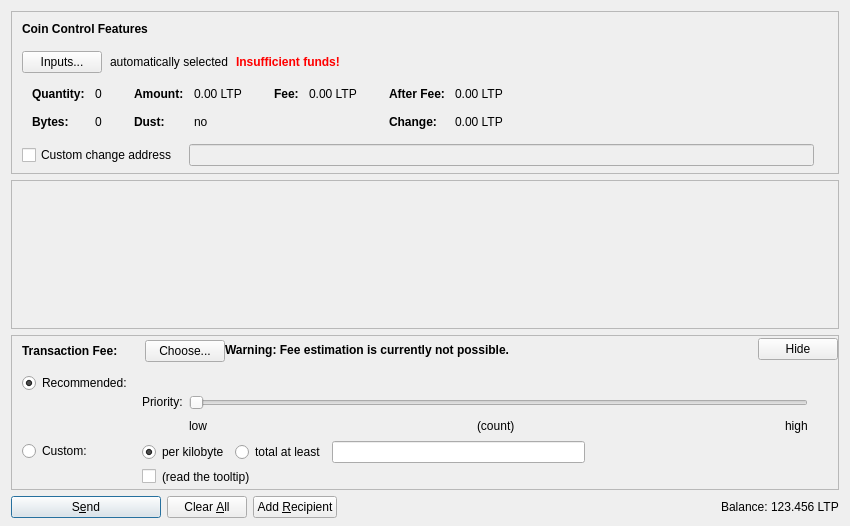
<?xml version="1.0" encoding="UTF-8"?>
<ui version="4.0">
 <class>SendCoinsDialog</class>
 <widget class="QDialog" name="SendCoinsDialog">
  <property name="geometry">
   <rect>
    <x>0</x>
    <y>0</y>
    <width>850</width>
    <height>526</height>
   </rect>
  </property>
  <property name="windowTitle">
   <string>Send Coins</string>
  </property>
  <layout class="QVBoxLayout" name="verticalLayout" stretch="0,1,0,0">
   <property name="bottomMargin">
    <number>8</number>
   </property>
   <item>
    <widget class="QFrame" name="frameCoinControl">
     <property name="sizePolicy">
      <sizepolicy hsizetype="Expanding" vsizetype="Expanding">
       <horstretch>0</horstretch>
       <verstretch>0</verstretch>
      </sizepolicy>
     </property>
     <property name="maximumSize">
      <size>
       <width>16777215</width>
       <height>16777215</height>
      </size>
     </property>
     <property name="frameShape">
      <enum>QFrame::StyledPanel</enum>
     </property>
     <property name="frameShadow">
      <enum>QFrame::Sunken</enum>
     </property>
     <layout class="QVBoxLayout" name="verticalLayoutCoinControl2">
      <property name="spacing">
       <number>0</number>
      </property>
      <property name="leftMargin">
       <number>0</number>
      </property>
      <property name="topMargin">
       <number>0</number>
      </property>
      <property name="rightMargin">
       <number>0</number>
      </property>
      <property name="bottomMargin">
       <number>6</number>
      </property>
      <item>
       <layout class="QVBoxLayout" name="verticalLayoutCoinControl" stretch="0,0,0,0,1">
        <property name="spacing">
         <number>0</number>
        </property>
        <property name="leftMargin">
         <number>10</number>
        </property>
        <property name="topMargin">
         <number>10</number>
        </property>
        <item>
         <layout class="QHBoxLayout" name="horizontalLayoutCoinControl1">
          <property name="bottomMargin">
           <number>15</number>
          </property>
          <item>
           <widget class="QLabel" name="labelCoinControlFeatures">
            <property name="sizePolicy">
             <sizepolicy hsizetype="Preferred" vsizetype="Maximum">
              <horstretch>0</horstretch>
              <verstretch>0</verstretch>
             </sizepolicy>
            </property>
            <property name="font">
             <font>
              <weight>75</weight>
              <bold>true</bold>
             </font>
            </property>
            <property name="styleSheet">
             <string notr="true">font-weight:bold;</string>
            </property>
            <property name="text">
             <string>Coin Control Features</string>
            </property>
           </widget>
          </item>
         </layout>
        </item>
        <item>
         <layout class="QHBoxLayout" name="horizontalLayoutCoinControl2" stretch="0,0,0,0">
          <property name="spacing">
           <number>8</number>
          </property>
          <property name="bottomMargin">
           <number>10</number>
          </property>
          <item>
           <widget class="QPushButton" name="pushButtonCoinControl">
            <property name="styleSheet">
             <string notr="true"/>
            </property>
            <property name="text">
             <string>Inputs...</string>
            </property>
            <property name="autoDefault">
             <bool>false</bool>
            </property>
           </widget>
          </item>
          <item>
           <widget class="QLabel" name="labelCoinControlAutomaticallySelected">
            <property name="text">
             <string>automatically selected</string>
            </property>
            <property name="margin">
             <number>5</number>
            </property>
           </widget>
          </item>
          <item>
           <widget class="QLabel" name="labelCoinControlInsuffFunds">
            <property name="font">
             <font>
              <weight>75</weight>
              <bold>true</bold>
             </font>
            </property>
            <property name="styleSheet">
             <string notr="true">color:red;font-weight:bold;</string>
            </property>
            <property name="text">
             <string>Insufficient funds!</string>
            </property>
            <property name="margin">
             <number>5</number>
            </property>
           </widget>
          </item>
          <item>
           <spacer name="horizontalSpacerCoinControl">
            <property name="orientation">
             <enum>Qt::Horizontal</enum>
            </property>
            <property name="sizeHint" stdset="0">
             <size>
              <width>40</width>
              <height>1</height>
             </size>
            </property>
           </spacer>
          </item>
         </layout>
        </item>
        <item>
         <widget class="QWidget" name="widgetCoinControl" native="true">
          <property name="sizePolicy">
           <sizepolicy hsizetype="Preferred" vsizetype="Preferred">
            <horstretch>0</horstretch>
            <verstretch>0</verstretch>
           </sizepolicy>
          </property>
          <property name="minimumSize">
           <size>
            <width>0</width>
            <height>0</height>
           </size>
          </property>
          <property name="styleSheet">
           <string notr="true"/>
          </property>
          <layout class="QHBoxLayout" name="horizontalLayoutCoinControl5">
           <property name="leftMargin">
            <number>0</number>
           </property>
           <property name="topMargin">
            <number>0</number>
           </property>
           <property name="rightMargin">
            <number>0</number>
           </property>
           <property name="bottomMargin">
            <number>0</number>
           </property>
           <item>
            <layout class="QHBoxLayout" name="horizontalLayoutCoinControl3" stretch="0,0,0,1">
             <property name="spacing">
              <number>20</number>
             </property>
             <property name="topMargin">
              <number>0</number>
             </property>
             <property name="bottomMargin">
              <number>10</number>
             </property>
             <item>
              <layout class="QFormLayout" name="formLayoutCoinControl1">
               <property name="horizontalSpacing">
                <number>10</number>
               </property>
               <property name="verticalSpacing">
                <number>14</number>
               </property>
               <property name="leftMargin">
                <number>10</number>
               </property>
               <property name="topMargin">
                <number>4</number>
               </property>
               <property name="rightMargin">
                <number>6</number>
               </property>
               <item row="0" column="0">
                <widget class="QLabel" name="labelCoinControlQuantityText">
                 <property name="font">
                  <font>
                   <weight>75</weight>
                   <bold>true</bold>
                  </font>
                 </property>
                 <property name="text">
                  <string>Quantity:</string>
                 </property>
                 <property name="margin">
                  <number>0</number>
                 </property>
                </widget>
               </item>
               <item row="0" column="1">
                <widget class="QLabel" name="labelCoinControlQuantity">
                 <property name="cursor">
                  <cursorShape>IBeamCursor</cursorShape>
                 </property>
                 <property name="contextMenuPolicy">
                  <enum>Qt::ActionsContextMenu</enum>
                 </property>
                 <property name="text">
                  <string notr="true">0</string>
                 </property>
                 <property name="margin">
                  <number>0</number>
                 </property>
                 <property name="textInteractionFlags">
                  <set>Qt::LinksAccessibleByMouse|Qt::TextSelectableByKeyboard|Qt::TextSelectableByMouse</set>
                 </property>
                </widget>
               </item>
               <item row="1" column="0">
                <widget class="QLabel" name="labelCoinControlBytesText">
                 <property name="font">
                  <font>
                   <weight>75</weight>
                   <bold>true</bold>
                  </font>
                 </property>
                 <property name="text">
                  <string>Bytes:</string>
                 </property>
                </widget>
               </item>
               <item row="1" column="1">
                <widget class="QLabel" name="labelCoinControlBytes">
                 <property name="cursor">
                  <cursorShape>IBeamCursor</cursorShape>
                 </property>
                 <property name="contextMenuPolicy">
                  <enum>Qt::ActionsContextMenu</enum>
                 </property>
                 <property name="text">
                  <string notr="true">0</string>
                 </property>
                 <property name="textInteractionFlags">
                  <set>Qt::LinksAccessibleByMouse|Qt::TextSelectableByKeyboard|Qt::TextSelectableByMouse</set>
                 </property>
                </widget>
               </item>
              </layout>
             </item>
             <item>
              <layout class="QFormLayout" name="formLayoutCoinControl2">
               <property name="horizontalSpacing">
                <number>10</number>
               </property>
               <property name="verticalSpacing">
                <number>14</number>
               </property>
               <property name="leftMargin">
                <number>6</number>
               </property>
               <property name="topMargin">
                <number>4</number>
               </property>
               <property name="rightMargin">
                <number>6</number>
               </property>
               <item row="0" column="0">
                <widget class="QLabel" name="labelCoinControlAmountText">
                 <property name="font">
                  <font>
                   <weight>75</weight>
                   <bold>true</bold>
                  </font>
                 </property>
                 <property name="text">
                  <string>Amount:</string>
                 </property>
                 <property name="margin">
                  <number>0</number>
                 </property>
                </widget>
               </item>
               <item row="0" column="1">
                <widget class="QLabel" name="labelCoinControlAmount">
                 <property name="cursor">
                  <cursorShape>IBeamCursor</cursorShape>
                 </property>
                 <property name="contextMenuPolicy">
                  <enum>Qt::ActionsContextMenu</enum>
                 </property>
                 <property name="text">
                  <string notr="true">0.00 LTP</string>
                 </property>
                 <property name="textInteractionFlags">
                  <set>Qt::LinksAccessibleByMouse|Qt::TextSelectableByKeyboard|Qt::TextSelectableByMouse</set>
                 </property>
                </widget>
               </item>
               <item row="1" column="0">
                <widget class="QLabel" name="labelCoinControlLowOutputText">
                 <property name="font">
                  <font>
                   <weight>75</weight>
                   <bold>true</bold>
                  </font>
                 </property>
                 <property name="text">
                  <string>Dust:</string>
                 </property>
                </widget>
               </item>
               <item row="1" column="1">
                <widget class="QLabel" name="labelCoinControlLowOutput">
                 <property name="cursor">
                  <cursorShape>IBeamCursor</cursorShape>
                 </property>
                 <property name="contextMenuPolicy">
                  <enum>Qt::ActionsContextMenu</enum>
                 </property>
                 <property name="text">
                  <string notr="true">no</string>
                 </property>
                 <property name="textInteractionFlags">
                  <set>Qt::LinksAccessibleByMouse|Qt::TextSelectableByKeyboard|Qt::TextSelectableByMouse</set>
                 </property>
                </widget>
               </item>
              </layout>
             </item>
             <item>
              <layout class="QFormLayout" name="formLayoutCoinControl3">
               <property name="horizontalSpacing">
                <number>10</number>
               </property>
               <property name="verticalSpacing">
                <number>14</number>
               </property>
               <property name="leftMargin">
                <number>6</number>
               </property>
               <property name="topMargin">
                <number>4</number>
               </property>
               <property name="rightMargin">
                <number>6</number>
               </property>
               <item row="0" column="0">
                <widget class="QLabel" name="labelCoinControlFeeText">
                 <property name="font">
                  <font>
                   <weight>75</weight>
                   <bold>true</bold>
                  </font>
                 </property>
                 <property name="text">
                  <string>Fee:</string>
                 </property>
                 <property name="margin">
                  <number>0</number>
                 </property>
                </widget>
               </item>
               <item row="0" column="1">
                <widget class="QLabel" name="labelCoinControlFee">
                 <property name="cursor">
                  <cursorShape>IBeamCursor</cursorShape>
                 </property>
                 <property name="contextMenuPolicy">
                  <enum>Qt::ActionsContextMenu</enum>
                 </property>
                 <property name="text">
                  <string notr="true">0.00 LTP</string>
                 </property>
                 <property name="textInteractionFlags">
                  <set>Qt::LinksAccessibleByMouse|Qt::TextSelectableByKeyboard|Qt::TextSelectableByMouse</set>
                 </property>
                </widget>
               </item>
              </layout>
             </item>
             <item>
              <layout class="QFormLayout" name="formLayoutCoinControl4">
               <property name="horizontalSpacing">
                <number>10</number>
               </property>
               <property name="verticalSpacing">
                <number>14</number>
               </property>
               <property name="leftMargin">
                <number>6</number>
               </property>
               <property name="topMargin">
                <number>4</number>
               </property>
               <property name="rightMargin">
                <number>6</number>
               </property>
               <item row="0" column="0">
                <widget class="QLabel" name="labelCoinControlAfterFeeText">
                 <property name="font">
                  <font>
                   <weight>75</weight>
                   <bold>true</bold>
                  </font>
                 </property>
                 <property name="text">
                  <string>After Fee:</string>
                 </property>
                 <property name="margin">
                  <number>0</number>
                 </property>
                </widget>
               </item>
               <item row="0" column="1">
                <widget class="QLabel" name="labelCoinControlAfterFee">
                 <property name="cursor">
                  <cursorShape>IBeamCursor</cursorShape>
                 </property>
                 <property name="contextMenuPolicy">
                  <enum>Qt::ActionsContextMenu</enum>
                 </property>
                 <property name="text">
                  <string notr="true">0.00 LTP</string>
                 </property>
                 <property name="textInteractionFlags">
                  <set>Qt::LinksAccessibleByMouse|Qt::TextSelectableByKeyboard|Qt::TextSelectableByMouse</set>
                 </property>
                </widget>
               </item>
               <item row="1" column="0">
                <widget class="QLabel" name="labelCoinControlChangeText">
                 <property name="font">
                  <font>
                   <weight>75</weight>
                   <bold>true</bold>
                  </font>
                 </property>
                 <property name="text">
                  <string>Change:</string>
                 </property>
                </widget>
               </item>
               <item row="1" column="1">
                <widget class="QLabel" name="labelCoinControlChange">
                 <property name="cursor">
                  <cursorShape>IBeamCursor</cursorShape>
                 </property>
                 <property name="contextMenuPolicy">
                  <enum>Qt::ActionsContextMenu</enum>
                 </property>
                 <property name="text">
                  <string notr="true">0.00 LTP</string>
                 </property>
                 <property name="textInteractionFlags">
                  <set>Qt::LinksAccessibleByMouse|Qt::TextSelectableByKeyboard|Qt::TextSelectableByMouse</set>
                 </property>
                </widget>
               </item>
              </layout>
             </item>
            </layout>
           </item>
          </layout>
         </widget>
        </item>
        <item>
         <layout class="QHBoxLayout" name="horizontalLayoutCoinControl4" stretch="0,0,0">
          <property name="spacing">
           <number>12</number>
          </property>
          <property name="sizeConstraint">
           <enum>QLayout::SetDefaultConstraint</enum>
          </property>
          <property name="topMargin">
           <number>5</number>
          </property>
          <property name="rightMargin">
           <number>5</number>
          </property>
          <item>
           <widget class="QCheckBox" name="checkBoxCoinControlChange">
            <property name="toolTip">
             <string>If this is activated, but the change address is empty or invalid, change will be sent to a newly generated address.</string>
            </property>
            <property name="text">
             <string>Custom change address</string>
            </property>
           </widget>
          </item>
          <item>
           <widget class="QValidatedLineEdit" name="lineEditCoinControlChange">
            <property name="enabled">
             <bool>false</bool>
            </property>
            <property name="sizePolicy">
             <sizepolicy hsizetype="Expanding" vsizetype="Fixed">
              <horstretch>0</horstretch>
              <verstretch>0</verstretch>
             </sizepolicy>
            </property>
           </widget>
          </item>
          <item>
           <widget class="QLabel" name="labelCoinControlChangeLabel">
            <property name="sizePolicy">
             <sizepolicy hsizetype="Preferred" vsizetype="Expanding">
              <horstretch>0</horstretch>
              <verstretch>0</verstretch>
             </sizepolicy>
            </property>
            <property name="minimumSize">
             <size>
              <width>0</width>
              <height>0</height>
             </size>
            </property>
            <property name="text">
             <string/>
            </property>
            <property name="margin">
             <number>3</number>
            </property>
           </widget>
          </item>
         </layout>
        </item>
        <item>
         <spacer name="verticalSpacerCoinControl">
          <property name="orientation">
           <enum>Qt::Vertical</enum>
          </property>
          <property name="sizeHint" stdset="0">
           <size>
            <width>800</width>
            <height>1</height>
           </size>
          </property>
         </spacer>
        </item>
       </layout>
      </item>
     </layout>
    </widget>
   </item>
   <item>
    <widget class="QScrollArea" name="scrollArea">
     <property name="widgetResizable">
      <bool>true</bool>
     </property>
     <widget class="QWidget" name="scrollAreaWidgetContents">
      <property name="geometry">
       <rect>
        <x>0</x>
        <y>0</y>
        <width>830</width>
        <height>104</height>
       </rect>
      </property>
      <layout class="QVBoxLayout" name="verticalLayout_2" stretch="0,1">
       <property name="leftMargin">
        <number>0</number>
       </property>
       <property name="topMargin">
        <number>0</number>
       </property>
       <property name="rightMargin">
        <number>0</number>
       </property>
       <property name="bottomMargin">
        <number>0</number>
       </property>
       <item>
        <layout class="QVBoxLayout" name="entries">
         <property name="spacing">
          <number>6</number>
         </property>
        </layout>
       </item>
       <item>
        <spacer name="verticalSpacer">
         <property name="orientation">
          <enum>Qt::Vertical</enum>
         </property>
         <property name="sizeHint" stdset="0">
          <size>
           <width>20</width>
           <height>40</height>
          </size>
         </property>
        </spacer>
       </item>
      </layout>
     </widget>
    </widget>
   </item>
   <item>
    <widget class="QFrame" name="frameFee">
     <property name="sizePolicy">
      <sizepolicy hsizetype="Expanding" vsizetype="Expanding">
       <horstretch>0</horstretch>
       <verstretch>0</verstretch>
      </sizepolicy>
     </property>
     <property name="maximumSize">
      <size>
       <width>16777215</width>
       <height>16777215</height>
      </size>
     </property>
     <property name="frameShape">
      <enum>QFrame::StyledPanel</enum>
     </property>
     <property name="frameShadow">
      <enum>QFrame::Sunken</enum>
     </property>
     <layout class="QVBoxLayout" name="verticalLayoutFee1">
      <property name="spacing">
       <number>0</number>
      </property>
      <property name="leftMargin">
       <number>0</number>
      </property>
      <property name="topMargin">
       <number>0</number>
      </property>
      <property name="rightMargin">
       <number>0</number>
      </property>
      <property name="bottomMargin">
       <number>0</number>
      </property>
      <item>
       <layout class="QVBoxLayout" name="verticalLayoutFee2" stretch="0,0,0">
        <property name="spacing">
         <number>0</number>
        </property>
        <property name="leftMargin">
         <number>10</number>
        </property>
        <property name="topMargin">
         <number>0</number>
        </property>
        <item>
         <layout class="QHBoxLayout" name="horizontalLayoutFee1">
          <property name="bottomMargin">
           <number>0</number>
          </property>
          <item>
           <layout class="QVBoxLayout" name="verticalLayoutFee7">
            <property name="spacing">
             <number>0</number>
            </property>
            <item>
             <spacer name="verticalSpacerSmartFee">
              <property name="orientation">
               <enum>Qt::Vertical</enum>
              </property>
              <property name="sizeType">
               <enum>QSizePolicy::Fixed</enum>
              </property>
              <property name="sizeHint" stdset="0">
               <size>
                <width>1</width>
                <height>4</height>
               </size>
              </property>
             </spacer>
            </item>
            <item>
             <layout class="QHBoxLayout" name="horizontalLayoutSmartFee">
              <property name="spacing">
               <number>10</number>
              </property>
              <item>
               <widget class="QLabel" name="labelFeeHeadline">
                <property name="sizePolicy">
                 <sizepolicy hsizetype="Preferred" vsizetype="Maximum">
                  <horstretch>0</horstretch>
                  <verstretch>0</verstretch>
                 </sizepolicy>
                </property>
                <property name="font">
                 <font>
                  <weight>75</weight>
                  <bold>true</bold>
                 </font>
                </property>
                <property name="styleSheet">
                 <string notr="true">font-weight:bold;</string>
                </property>
                <property name="text">
                 <string>Transaction Fee:</string>
                </property>
               </widget>
              </item>
              <item>
               <widget class="QLabel" name="labelFeeMinimized">
                <property name="text">
                 <string/>
                </property>
               </widget>
              </item>
              <item>
               <widget class="QPushButton" name="buttonChooseFee">
                <property name="text">
                 <string>Choose...</string>
                </property>
               </widget>
              </item>
             </layout>
            </item>
            <item>
             <spacer name="verticalSpacer_5">
              <property name="orientation">
               <enum>Qt::Vertical</enum>
              </property>
              <property name="sizeHint" stdset="0">
               <size>
                <width>1</width>
                <height>1</height>
               </size>
              </property>
             </spacer>
            </item>
           </layout>
          </item>
          <item>
           <widget class="QLabel" name="fallbackFeeWarningLabel">
            <property name="toolTip">
             <string>Using the fallbackfee can result in sending a transaction that will take several hours or days (or never) to confirm. Consider choosing your fee manually or wait until you have validated the complete chain.</string>
            </property>
            <property name="font">
            <font>
                <weight>75</weight>
                <bold>true</bold>
            </font>
            </property>
            <property name="text">
             <string>Warning: Fee estimation is currently not possible.</string>
            </property>
            <property name="wordWrap">
             <bool>false</bool>
            </property>
           </widget>
          </item>
          <item>
           <spacer name="horizontalSpacer_4">
            <property name="orientation">
             <enum>Qt::Horizontal</enum>
            </property>
            <property name="sizeType">
             <enum>QSizePolicy::MinimumExpanding</enum>
            </property>
            <property name="sizeHint" stdset="0">
             <size>
              <width>40</width>
              <height>20</height>
             </size>
            </property>
           </spacer>
          </item>
          <item>
           <widget class="QPushButton" name="buttonMinimizeFee">
            <property name="toolTip">
             <string>collapse fee-settings</string>
            </property>
            <property name="text">
             <string>Hide</string>
            </property>
           </widget>
          </item>
         </layout>
        </item>
        <item>
         <widget class="QFrame" name="frameFeeSelection">
          <layout class="QVBoxLayout" name="verticalLayoutFee12">
           <property name="spacing">
            <number>0</number>
           </property>
           <property name="leftMargin">
            <number>0</number>
           </property>
           <property name="topMargin">
            <number>0</number>
           </property>
           <property name="rightMargin">
            <number>0</number>
           </property>
           <property name="bottomMargin">
            <number>0</number>
           </property>
           <item>
            <layout class="QGridLayout" name="gridLayoutFee">
             <property name="topMargin">
              <number>10</number>
             </property>
             <property name="bottomMargin">
              <number>4</number>
             </property>
             <property name="horizontalSpacing">
              <number>10</number>
             </property>
             <property name="verticalSpacing">
              <number>4</number>
             </property>
             <item row="1" column="1">
              <layout class="QVBoxLayout" name="verticalLayoutFee8">
               <property name="spacing">
                <number>6</number>
               </property>
               <item>
                <layout class="QHBoxLayout" name="horizontalLayoutFee13">
                 <item>
                  <widget class="QRadioButton" name="radioCustomPerKilobyte">
                   <property name="toolTip">
                    <string>If the custom fee is set to 1000 aldian and the transaction is only 250 bytes, then &quot;per kilobyte&quot; only pays 250 aldian in fee, while &quot;total at least&quot; pays 1000 aldian. For transactions bigger than a kilobyte both pay by kilobyte.</string>
                   </property>
                   <property name="text">
                    <string>per kilobyte</string>
                   </property>
                   <property name="checked">
                    <bool>true</bool>
                   </property>
                   <attribute name="buttonGroup">
                    <string notr="true">groupCustomFee</string>
                   </attribute>
                  </widget>
                 </item>
                 <item>
                  <widget class="QRadioButton" name="radioCustomAtLeast">
                   <property name="toolTip">
                    <string>If the custom fee is set to 1000 aldian and the transaction is only 250 bytes, then &quot;per kilobyte&quot; only pays 250 aldian in fee, while &quot;total at least&quot; pays 1000 aldian. For transactions bigger than a kilobyte both pay by kilobyte.</string>
                   </property>
                   <property name="text">
                    <string>total at least</string>
                   </property>
                   <attribute name="buttonGroup">
                    <string notr="true">groupCustomFee</string>
                   </attribute>
                  </widget>
                 </item>
                 <item>
                  <widget class="BitcoinAmountField" name="customFee"/>
                 </item>
                 <item>
                  <spacer name="horizontalSpacer_6">
                   <property name="orientation">
                    <enum>Qt::Horizontal</enum>
                   </property>
                   <property name="sizeHint" stdset="0">
                    <size>
                     <width>1</width>
                     <height>1</height>
                    </size>
                   </property>
                  </spacer>
                 </item>
                </layout>
               </item>
               <item>
                <layout class="QHBoxLayout" name="horizontalLayoutFee8">
                 <item>
                  <widget class="QCheckBox" name="checkBoxMinimumFee">
                   <property name="toolTip">
                    <string>Paying only the minimum fee is just fine as long as there is less transaction volume than space in the blocks. But be aware that this can end up in a never confirming transaction once there is more demand for litonpay transactions than the network can process.</string>
                   </property>
                   <property name="text">
                    <string/>
                   </property>
                  </widget>
                 </item>
                 <item>
                  <widget class="QLabel" name="labelMinFeeWarning">
                   <property name="enabled">
                    <bool>true</bool>
                   </property>
                   <property name="toolTip">
                    <string>Paying only the minimum fee is just fine as long as there is less transaction volume than space in the blocks. But be aware that this can end up in a never confirming transaction once there is more demand for litonpay transactions than the network can process.</string>
                   </property>
                   <property name="text">
                    <string>(read the tooltip)</string>
                   </property>
                   <property name="margin">
                    <number>5</number>
                   </property>
                  </widget>
                 </item>
                 <item>
                  <spacer name="horizontalSpacer_2">
                   <property name="orientation">
                    <enum>Qt::Horizontal</enum>
                   </property>
                   <property name="sizeHint" stdset="0">
                    <size>
                     <width>1</width>
                     <height>1</height>
                    </size>
                   </property>
                  </spacer>
                 </item>
                </layout>
               </item>
              </layout>
             </item>
             <item row="0" column="0">
              <layout class="QVBoxLayout" name="verticalLayoutFee4" stretch="0,1">
               <item>
                <widget class="QRadioButton" name="radioSmartFee">
                 <property name="text">
                  <string>Recommended:</string>
                 </property>
                 <property name="checked">
                  <bool>true</bool>
                 </property>
                 <attribute name="buttonGroup">
                  <string notr="true">groupFee</string>
                 </attribute>
                </widget>
               </item>
               <item>
                <spacer name="verticalSpacer_2">
                 <property name="orientation">
                  <enum>Qt::Vertical</enum>
                 </property>
                 <property name="sizeHint" stdset="0">
                  <size>
                   <width>1</width>
                   <height>1</height>
                  </size>
                 </property>
                </spacer>
               </item>
              </layout>
             </item>
             <item row="1" column="0">
              <layout class="QVBoxLayout" name="verticalLayoutFee9" stretch="0,1">
               <item>
                <widget class="QRadioButton" name="radioCustomFee">
                 <property name="text">
                  <string>Custom:</string>
                 </property>
                 <attribute name="buttonGroup">
                  <string notr="true">groupFee</string>
                 </attribute>
                </widget>
               </item>
               <item>
                <spacer name="verticalSpacer_6">
                 <property name="orientation">
                  <enum>Qt::Vertical</enum>
                 </property>
                 <property name="sizeHint" stdset="0">
                  <size>
                   <width>1</width>
                   <height>1</height>
                  </size>
                 </property>
                </spacer>
               </item>
              </layout>
             </item>
             <item row="0" column="1">
              <layout class="QVBoxLayout" name="verticalLayoutFee3" stretch="0,0,1">
               <property name="spacing">
                <number>6</number>
               </property>
               <property name="topMargin">
                <number>2</number>
               </property>
               <item>
                <layout class="QHBoxLayout" name="horizontalLayoutFee12">
                 <item>
                  <widget class="QLabel" name="labelPriority">
                   <property name="text">
                    <string/>
                   </property>
                   <property name="margin">
                    <number>2</number>
                   </property>
                  </widget>
                 </item>
                 <item>
                  <widget class="QLabel" name="labelFeeEstimation">
                   <property name="text">
                    <string/>
                   </property>
                  </widget>
	         </item>
                 <!-- Litonpay does not use smart fees, so we do not have the smart fee warning here -->
                 <item>
                  <spacer name="horizontalSpacer_5">
                   <property name="orientation">
                    <enum>Qt::Horizontal</enum>
                   </property>
                   <property name="sizeHint" stdset="0">
                    <size>
                     <width>1</width>
                     <height>1</height>
                    </size>
                   </property>
                  </spacer>
                 </item>
                </layout>
               </item>
               <item>
                <layout class="QHBoxLayout" name="horizontalLayoutFee9">
                 <item>
                  <layout class="QVBoxLayout" name="verticalLayoutFee6">
                   <item>
                    <widget class="QLabel" name="labelPriority3">
                     <property name="text">
                      <string>Priority:</string>
                     </property>
                     <property name="margin">
                      <number>2</number>
                     </property>
                    </widget>
                   </item>
                   <item>
                    <spacer name="verticalSpacer_3">
                     <property name="orientation">
                      <enum>Qt::Vertical</enum>
                     </property>
                     <property name="sizeHint" stdset="0">
                      <size>
                       <width>1</width>
                       <height>1</height>
                      </size>
                     </property>
                    </spacer>
                   </item>
                  </layout>
                 </item>
                 <item>
                  <layout class="QVBoxLayout" name="verticalLayoutFee5">
                   <property name="rightMargin">
                    <number>30</number>
                   </property>
                   <item>
                    <widget class="QSlider" name="sliderSmartFee">
                     <property name="minimum">
                      <number>0</number>
                     </property>
                     <property name="maximum">
                      <number>5</number>
                     </property>
                     <property name="pageStep">
                      <number>1</number>
                     </property>
                     <property name="value">
                      <number>0</number>
                     </property>
                     <property name="orientation">
                      <enum>Qt::Horizontal</enum>
                     </property>
                     <property name="invertedAppearance">
                      <bool>false</bool>
                     </property>
                     <property name="invertedControls">
                      <bool>false</bool>
                     </property>
                     <property name="tickPosition">
                      <enum>QSlider::NoTicks</enum>
                     </property>
                    </widget>
                   </item>
                   <item>
                    <layout class="QHBoxLayout" name="horizontalLayoutFee10">
                     <item>
                      <widget class="QLabel" name="labelPriorityLow">
                       <property name="text">
                        <string>low</string>
                       </property>
                      </widget>
                     </item>
                     <item>
                      <spacer name="horizontalSpacer_7">
                       <property name="orientation">
                        <enum>Qt::Horizontal</enum>
                       </property>
                       <property name="sizeHint" stdset="0">
                        <size>
                         <width>40</width>
                         <height>20</height>
                        </size>
                       </property>
                      </spacer>
                     </item>
                     <item>
                      <widget class="QLabel" name="confirmationTargetLabel">
                       <property name="text">
                        <string notr="true">(count)</string>
                       </property>
                      </widget>
                     </item>
                     <item>
                      <spacer name="horizontalSpacer_3">
                       <property name="orientation">
                        <enum>Qt::Horizontal</enum>
                       </property>
                       <property name="sizeHint" stdset="0">
                        <size>
                         <width>40</width>
                         <height>20</height>
                        </size>
                       </property>
                      </spacer>
                     </item>
                     <item>
                      <widget class="QLabel" name="labelPriorityHigh">
                       <property name="text">
                        <string>high</string>
                       </property>
                      </widget>
                     </item>
                    </layout>
                   </item>
                  </layout>
                 </item>
                </layout>
               </item>
               <item>
                <spacer name="verticalSpacer_4">
                 <property name="orientation">
                  <enum>Qt::Vertical</enum>
                 </property>
                 <property name="sizeHint" stdset="0">
                  <size>
                   <width>1</width>
                   <height>1</height>
                  </size>
                 </property>
                </spacer>
               </item>
              </layout>
             </item>
            </layout>
           </item>
          </layout>
         </widget>
        </item>
        <item>
         <spacer name="verticalSpacerFee">
          <property name="orientation">
           <enum>Qt::Vertical</enum>
          </property>
          <property name="sizeHint" stdset="0">
           <size>
            <width>800</width>
            <height>1</height>
           </size>
          </property>
         </spacer>
        </item>
       </layout>
      </item>
     </layout>
    </widget>
   </item>
   <item>
    <layout class="QHBoxLayout" name="horizontalLayout">
     <item>
      <widget class="QPushButton" name="sendButton">
       <property name="minimumSize">
        <size>
         <width>150</width>
         <height>0</height>
        </size>
       </property>
       <property name="toolTip">
        <string>Confirm the send action</string>
       </property>
       <property name="text">
        <string>S&amp;end</string>
       </property>
       <property name="icon">
        <iconset resource="../bitcoin.qrc">
         <normaloff>:/icons/send</normaloff>:/icons/send</iconset>
       </property>
       <property name="autoDefault">
        <bool>false</bool>
       </property>
       <property name="default">
        <bool>true</bool>
       </property>
      </widget>
     </item>
     <item>
      <widget class="QPushButton" name="clearButton">
       <property name="sizePolicy">
        <sizepolicy hsizetype="Minimum" vsizetype="Fixed">
         <horstretch>0</horstretch>
         <verstretch>0</verstretch>
        </sizepolicy>
       </property>
       <property name="toolTip">
        <string>Clear all fields of the form.</string>
       </property>
       <property name="text">
        <string>Clear &amp;All</string>
       </property>
       <property name="icon">
        <iconset resource="../bitcoin.qrc">
         <normaloff>:/icons/remove</normaloff>:/icons/remove</iconset>
       </property>
       <property name="autoDefault">
        <bool>false</bool>
       </property>
      </widget>
     </item>
     <item>
      <widget class="QPushButton" name="addButton">
       <property name="toolTip">
        <string>Send to multiple recipients at once</string>
       </property>
       <property name="text">
        <string>Add &amp;Recipient</string>
       </property>
       <property name="icon">
        <iconset resource="../bitcoin.qrc">
         <normaloff>:/icons/add</normaloff>:/icons/add</iconset>
       </property>
       <property name="autoDefault">
        <bool>false</bool>
       </property>
      </widget>
     </item>
     <item>
      <spacer name="horizontalSpacer">
       <property name="orientation">
        <enum>Qt::Horizontal</enum>
       </property>
       <property name="sizeHint" stdset="0">
        <size>
         <width>40</width>
         <height>20</height>
        </size>
       </property>
      </spacer>
     </item>
     <item>
      <layout class="QHBoxLayout" name="horizontalLayout_2">
       <property name="spacing">
        <number>3</number>
       </property>
       <item>
        <widget class="QLabel" name="label">
         <property name="sizePolicy">
          <sizepolicy hsizetype="Preferred" vsizetype="Fixed">
           <horstretch>0</horstretch>
           <verstretch>0</verstretch>
          </sizepolicy>
         </property>
         <property name="text">
          <string>Balance:</string>
         </property>
        </widget>
       </item>
       <item>
        <widget class="QLabel" name="labelBalance">
         <property name="sizePolicy">
          <sizepolicy hsizetype="Preferred" vsizetype="Fixed">
           <horstretch>0</horstretch>
           <verstretch>0</verstretch>
          </sizepolicy>
         </property>
         <property name="cursor">
          <cursorShape>IBeamCursor</cursorShape>
         </property>
         <property name="text">
          <string notr="true">123.456 LTP</string>
         </property>
         <property name="textInteractionFlags">
          <set>Qt::LinksAccessibleByMouse|Qt::TextSelectableByKeyboard|Qt::TextSelectableByMouse</set>
         </property>
        </widget>
       </item>
      </layout>
     </item>
    </layout>
   </item>
  </layout>
 </widget>
 <customwidgets>
  <customwidget>
   <class>QValidatedLineEdit</class>
   <extends>QLineEdit</extends>
   <header>qvalidatedlineedit.h</header>
  </customwidget>
  <customwidget>
   <class>BitcoinAmountField</class>
   <extends>QLineEdit</extends>
   <header>bitcoinamountfield.h</header>
   <container>1</container>
  </customwidget>
 </customwidgets>
 <resources>
  <include location="../bitcoin.qrc"/>
 </resources>
 <connections/>
 <buttongroups>
  <buttongroup name="groupFee"/>
  <buttongroup name="groupCustomFee"/>
 </buttongroups>
</ui>
